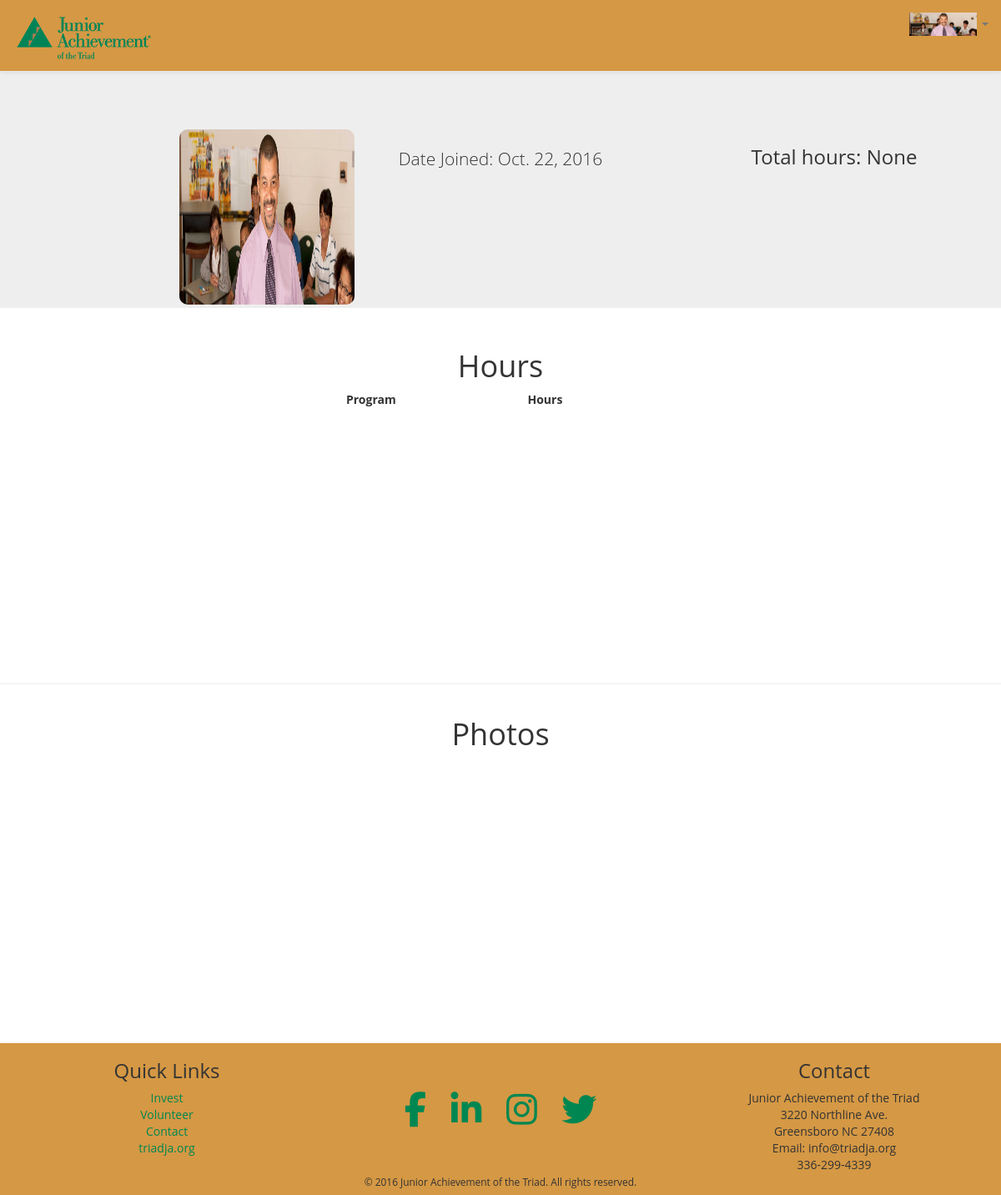
The page /social/account/profile/2 (signed in) on the database its author committed.
### ja_social/models.py (models this page shows, shortened)
class UserProfile(models.Model):
    user = models.OneToOneField(User, related_name="profile")
    company = models.CharField(max_length=MAX_CHAR_LENGTH, blank=True, null=True)
    profile_pic = models.ImageField(upload_to="uploads/profile_pics/", null=True, default=None)
    activation_key = models.CharField(max_length=40, default="")
    key_expires = models.DateTimeField(default=datetime.date.today)
    featured = models.BooleanField(default=False)

### ja_social/views.py (the view)
# urls.py: url(r'^account/profile/(?P<pk>[0-9]+)', UserProfileView.as_view(), name='user_view'),
class UserProfileView(DetailView):
    model = UserProfile
    template_name = "user_detail.html"
    def get_context_data(self, **kwargs):
        context = super(UserProfileView, self).get_context_data(**kwargs)
        context['hours'] = VolunteerRecord.objects.all()
        context['photos'] = PhotoRecord.objects.filter(user_profile=self.request.user.profile)
        context['hours_total'] = VolunteerRecord.objects.filter(user_profile=self.request.user.profile, verified= True).aggregate(Sum('hours'))
        return context

### ja_social/templates/user_detail.html (shortened to what this page needs)
{% extends 'base_html.html' %}
{% load static  %}
{% block stylesheets %}
    <link rel="stylesheet" href="{% static 'ja_social/css/profile-style.css'%}">
{% endblock %}
{% block content %}
  <div class="jumbotron">
    <div class="row">
      <div class="col-sm-2 col-sm-offset-2">
            {% ifequal object.profile_pic None %}
                <img id="profile-pic" src="{% static 'ja_social/img/avatar.png'%}">
            {% else %}
                <img id="profile-pic" src="{{ object.profile_pic.url }}"/>
            {% endifequal %}
      </div>
      <div class="col-sm-4">
            <p>Date Joined: {{ object.user.date_joined | date }}</p>
      </div>
      <div class="col-sm-2">
      </div>
        <div class="row">
              <h3>Total hours: {{hours_total.hours__sum}}</h3>
          </div>
    </div>
  </div>
<div id="hours-container" class="row">
    <h1>Hours</h1>
    <div id="hours-table-holder" class="col-sm-4 col-sm-offset-4">
      <table id="hours-table" class="display" cellspacing="0" width="100%">
        <thead>
          <tr>
            <th>Program</th>
            <th>Hours</th>
          </tr>
        </thead>
      </table>
    </div>
  </div>
<hr>
  <div id="photos-container" class="row">
    <h1>Photos</h1>
    <div class="row">
      <div class="col-sm-4 col-sm-offset-4">
      </div>
    </div>
  </div>
{% endblock %}

### ja_social/templates/base_html.html (shortened to what this page needs)
{% load static %}
<!DOCTYPE html>
<html lang="en">
<head>
    {% block stylesheets %}{% endblock %}
  <link rel="stylesheet" href="https://maxcdn.bootstrapcdn.com/bootstrap/3.3.7/css/bootstrap.min.css">
  <link rel="stylesheet" href="https://maxcdn.bootstrapcdn.com/bootstrap/3.3.7/css/bootstrap-theme.min.css">
  <link rel="stylesheet" href="{% static 'ja_social/css/home-style.css'%}">
  <link rel="stylesheet" href="https://cdn.datatables.net/1.10.12/css/jquery.dataTables.min.css">
</head>
<body>
  <nav class="navbar navbar-default navbar-fixed-top">
    <div class="container-fluid" id="nav-container">
      <div class="navbar-header">
        <a class="navbar-brand" href="/social">
          <img alt="logo" src="{% static 'ja_social/img/ja-logo-sticky.png'%}">
        </a>
      </div>
      <div class="collapse navbar-collapse" id="bs-example-navbar-collapse-1">
        <ul class="nav navbar-nav navbar-right">
          <li class="dropdown">
          <a href="#" class="dropdown-toggle" data-toggle="dropdown" role="button" aria-haspopup="true" aria-expanded="false">
              {% if user.is_authenticated %}
                {% ifequal user.profile.profile_pic None %}
                    <img id="avatar" src="{% static 'ja_social/img/avatar.png'%}"/>
                {% else %}
                    <img id="avatar" src="{{ user.profile.profile_pic.url }}"/>
                {% endifequal %}
              {% else %}
                <img id="avatar" src="{% static 'ja_social/img/avatar.png'%}"/>
              {% endif %}
              <span class="caret"></span>
          </a>
        </li>
        </ul>
      </div>
    </div>
  </nav>
      <div id="filler">
  </div>
    <div id="content">
        {% block content %} {% endblock %}
    </div>
  <div id="footer">
    <div id="links" class="row">
      <div class="col-sm-4 text-center">
        <h3>Quick Links</h3>
        <p>
          <a href="https://triadja.org/invest/">Invest</a>
        </p>
        <p>
          <a href="https://triadja.org/classroom-volunteers/">Volunteer</a>
        </p>
        <p>
          <a href="https://triadja.org/contact/">Contact</a>
        </p>
        <p>
          <a href="https://triadja.org/">triadja.org</a>
        </p>
      </div>
      <div id="social-icons" class="col-sm-4">
        <a class="btn btn-social-icon btn-facebook icon" href="https://www.facebook.com/TriadJuniorAchievement">
            <span class="fa fa-facebook"></span>
        </a>
        <a class="btn btn-social-icon btn-linkedin icon" href="https://www.linkedin.com/company/triadja">
            <span class="fa fa-linkedin"></span>
        </a>
        <a class="btn btn-social-icon btn-instagram icon" href="https://www.instagram.com/Triad_JA/">
            <span class="fa fa-instagram"></span>
        </a>
        <a class="btn btn-social-icon btn-twitter icon" href="https://twitter.com/Triad_JA">
            <span class="fa fa-twitter"></span>
        </a>
      </div>
      <div class="col-sm-4 text-center">
        <h3>Contact</h3>
        <p>Junior Achievement of the Triad</p>
        <p>3220 Northline Ave.</p>
        <p>Greensboro NC 27408</p>
        <p>Email: info@triadja.org</p>
        <p>336-299-4339</p>
      </div>
    </div>
    <p><small>© 2016 Junior Achievement of the Triad. All rights reserved.</small></p>
  </div>
</body>
</html>

### ja_social/static/ja_social/css/profile-style.css (style rules this page uses)
#avatar { height: 2em; }
#nav-container { background-color: #d59844; height: 85px; }
.jumbotron { padding-top: 100px; padding-bottom: 10px; margin-top: -30px; text-align: center; width: 100%; }
#footer { margin-top: -30px; width: 100%; height: 10em; background-color: #d59844; }
#filler { height: 85px; }
#profile-pic { height: 15em; width: 15em; border-radius: 10px; }
#hours-container { text-align: center; height:50vh; }
#photos-container { text-align: center; height:50vh; }

### ja_social/static/ja_social/css/home-style.css (style rules this page uses)
body { font-family: "Open Sans"; }
#avatar { height: 2em; }
#nav-container { background-color: #d59844; height: 85px; }
.navbar-header { height: 85px; }
.jumbotron { padding-top: 100px; padding-bottom: 4px; margin-top: -30px; text-align: center; width: 100%; }
#footer { margin-top: 10px; width: 100%; height: 13em; background-color: #d59844; text-align: center; }
#bs-example-navbar-collapse-1 { background-color: #d59844; }
p { margin: 0px; }
.row { margin: 0px; }
.icon { font-size: 3em; }
a { color: #008751; }
#social-icons { margin-top: 3em; }

### rows shown on the page
UserProfile: profile_pic (picture), user.date_joined "Oct. 22, 2016"

### other values the page prints
{{ hours_total.hours__sum }} "None"
